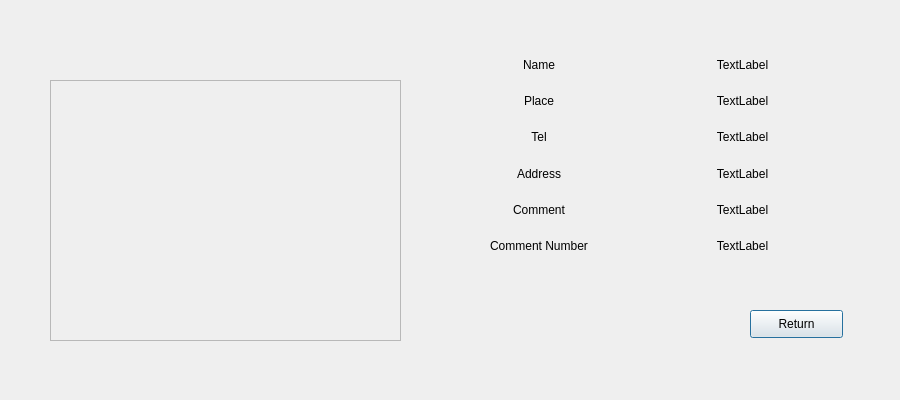
<?xml version="1.0" encoding="UTF-8"?>
<ui version="4.0">
 <class>CtmKnowHtlInfoPage</class>
 <widget class="QDialog" name="CtmKnowHtlInfoPage">
  <property name="geometry">
   <rect>
    <x>0</x>
    <y>0</y>
    <width>900</width>
    <height>400</height>
   </rect>
  </property>
  <property name="windowTitle">
   <string>Dialog</string>
  </property>
  <widget class="QWidget" name="gridLayoutWidget">
   <property name="geometry">
    <rect>
     <x>440</x>
     <y>50</y>
     <width>401</width>
     <height>211</height>
    </rect>
   </property>
   <layout class="QGridLayout" name="gridLayout">
    <item row="0" column="0">
     <widget class="QLabel" name="NameLabel">
      <property name="text">
       <string>Name</string>
      </property>
      <property name="alignment">
       <set>Qt::AlignCenter</set>
      </property>
     </widget>
    </item>
    <item row="1" column="0">
     <widget class="QLabel" name="PlaceLabel">
      <property name="text">
       <string>Place</string>
      </property>
      <property name="alignment">
       <set>Qt::AlignCenter</set>
      </property>
     </widget>
    </item>
    <item row="2" column="0">
     <widget class="QLabel" name="TelLabel">
      <property name="text">
       <string>Tel</string>
      </property>
      <property name="alignment">
       <set>Qt::AlignCenter</set>
      </property>
     </widget>
    </item>
    <item row="3" column="0">
     <widget class="QLabel" name="AddrLabel">
      <property name="text">
       <string>Address</string>
      </property>
      <property name="alignment">
       <set>Qt::AlignCenter</set>
      </property>
     </widget>
    </item>
    <item row="4" column="0">
     <widget class="QLabel" name="CommentLabel">
      <property name="text">
       <string>Comment</string>
      </property>
      <property name="alignment">
       <set>Qt::AlignCenter</set>
      </property>
     </widget>
    </item>
    <item row="5" column="0">
     <widget class="QLabel" name="CommentNumLabel">
      <property name="text">
       <string>Comment Number</string>
      </property>
      <property name="alignment">
       <set>Qt::AlignCenter</set>
      </property>
     </widget>
    </item>
    <item row="0" column="1">
     <widget class="QLabel" name="d_NameLabel">
      <property name="text">
       <string>TextLabel</string>
      </property>
      <property name="alignment">
       <set>Qt::AlignCenter</set>
      </property>
     </widget>
    </item>
    <item row="1" column="1">
     <widget class="QLabel" name="d_PlaceLabel">
      <property name="text">
       <string>TextLabel</string>
      </property>
      <property name="alignment">
       <set>Qt::AlignCenter</set>
      </property>
     </widget>
    </item>
    <item row="2" column="1">
     <widget class="QLabel" name="d_TelLabel">
      <property name="text">
       <string>TextLabel</string>
      </property>
      <property name="alignment">
       <set>Qt::AlignCenter</set>
      </property>
     </widget>
    </item>
    <item row="3" column="1">
     <widget class="QLabel" name="d_AddrLabel">
      <property name="text">
       <string>TextLabel</string>
      </property>
      <property name="alignment">
       <set>Qt::AlignCenter</set>
      </property>
     </widget>
    </item>
    <item row="4" column="1">
     <widget class="QLabel" name="d_CommentLabel">
      <property name="text">
       <string>TextLabel</string>
      </property>
      <property name="alignment">
       <set>Qt::AlignCenter</set>
      </property>
     </widget>
    </item>
    <item row="5" column="1">
     <widget class="QLabel" name="d_CommentNumLabel">
      <property name="text">
       <string>TextLabel</string>
      </property>
      <property name="alignment">
       <set>Qt::AlignCenter</set>
      </property>
     </widget>
    </item>
   </layout>
  </widget>
  <widget class="QPushButton" name="ReturnBtn">
   <property name="geometry">
    <rect>
     <x>750</x>
     <y>310</y>
     <width>93</width>
     <height>28</height>
    </rect>
   </property>
   <property name="text">
    <string>Return</string>
   </property>
  </widget>
  <widget class="QFrame" name="frame">
   <property name="geometry">
    <rect>
     <x>50</x>
     <y>80</y>
     <width>351</width>
     <height>261</height>
    </rect>
   </property>
   <property name="styleSheet">
    <string notr="true"/>
   </property>
   <property name="frameShape">
    <enum>QFrame::StyledPanel</enum>
   </property>
   <property name="frameShadow">
    <enum>QFrame::Raised</enum>
   </property>
  </widget>
 </widget>
 <resources/>
 <connections/>
</ui>
